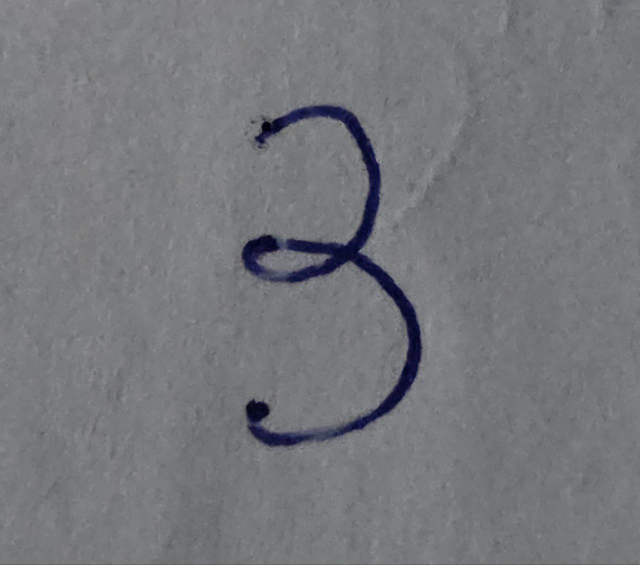
#> input picture 6/src/example/my_3.jpg, 1280 x 1130 px (shown at 1/2 size)
$ python -i preprocess.py   (imports and definitions only)
#> lines starting #> are read from the running program, lines starting #| are printed output that depends on the picture; after the words box and inside, x2 and y2 are one past the last pixel; in counts of white or black regions, pixels touching at a corner belong together
import cv2
import numpy as np
from scipy.ndimage import gaussian_filter1d
from iam_sentences_crnn.preprocess_dataset import target_height, target_width
import math
import torch
import matplotlib.pyplot as plt

def preprocess_image(path):
    image = cv2.imread(path)
    image = cv2.cvtColor(image, cv2.COLOR_RGB2GRAY)

    image = cv2.normalize(image, None, alpha=0, beta=255, norm_type=cv2.NORM_MINMAX)
    _ret, image = cv2.threshold(image, 0, 255, type=cv2.THRESH_BINARY | cv2.THRESH_OTSU)

    image = cv2.bitwise_not(image)

    return image

def rows_avg(image, sigma=10.0):
    avg = np.mean(image, axis=1, dtype=np.float32)
    avg_smoothed = gaussian_filter1d(avg, sigma=sigma)

    return avg_smoothed

def determine_avg_threshold(avg):
    avg_normalized = ((avg - avg.min()) / (avg.max() - avg.min()) * 255).astype(np.uint8)
    threshold, _ = cv2.threshold(avg_normalized, 0, 255, cv2.THRESH_BINARY + cv2.THRESH_OTSU)
    threshold_original = threshold / 255 * (avg.max() - avg.min()) + avg.min()

    adjusted_threshold = threshold_original * 0.15

    return adjusted_threshold

def group_continuous_regions(avg):
    threshold = determine_avg_threshold(avg)

    bool_mask = avg > threshold

    # Находим изменения состояний
    changes = np.diff(bool_mask.astype(int))
    change_indices = np.where(changes != 0)[0] + 1

    # Создаем сегменты
    segments = []
    start = 0

    for change_point in change_indices:
        segments.append((start, change_point, bool_mask[start]))
        start = change_point
    segments.append((start, len(avg), bool_mask[start]))

    # Группируем по типу
    bright_regions = [(s, e) for s, e, is_bright in segments if is_bright]
    dark_regions = [(s, e) for s, e, is_bright in segments if not is_bright]

    return bright_regions, dark_regions

def assemble_lines(dark_regions):
    num_darks = np.size(dark_regions, axis=0)

    lines = []
    for i in range(num_darks - 1):
        lines.append((dark_regions[i][0], dark_regions[i+1][1]))

    return lines

def line_to_image(image, line):
    return image[line[0]:line[1], :]

def trim_line_image(line_image):
    avg = np.mean(line_image, axis=1)
    mask = avg > 0.0

    res = line_image[mask, :]

    while np.sum(res[:,0]) == 0:
        res = np.delete(res,0,1)
    while np.sum(res[:,-1]) == 0:
        res = np.delete(res,-1,1)
    return res

def resize_line_image_for_model_input(image):
    rows, cols = image.shape
    factor = target_height / rows
    image = cv2.resize(image, None, fx=factor, fy=factor, interpolation=cv2.INTER_AREA)
    image = cv2.normalize(image, None, alpha=0, beta=255, norm_type=cv2.NORM_MINMAX)

    rows, cols = image.shape
    if cols > target_width:
        image = cv2.resize(image, (target_width, rows), interpolation=cv2.INTER_AREA)
        image = cv2.normalize(image, None, alpha=0, beta=255, norm_type=cv2.NORM_MINMAX)
    elif cols < target_width:
        colsPadding = int(math.ceil((target_width - cols) / 2.0)), int(math.floor((target_width - cols) / 2.0))
        image = np.pad(image, ((0, 0), colsPadding), 'constant')

    return image

def generate_model_input(image_path):
    image = preprocess_image(image_path)
#> in preprocess_image, image is the input picture: shape (1130, 1280, 3); mean B, G, R 122.6, 118.9, 118
#> in preprocess_image, `image = cv2.normalize(image, None, alpha=0, beta=255, norm_type=cv2.NO..`:
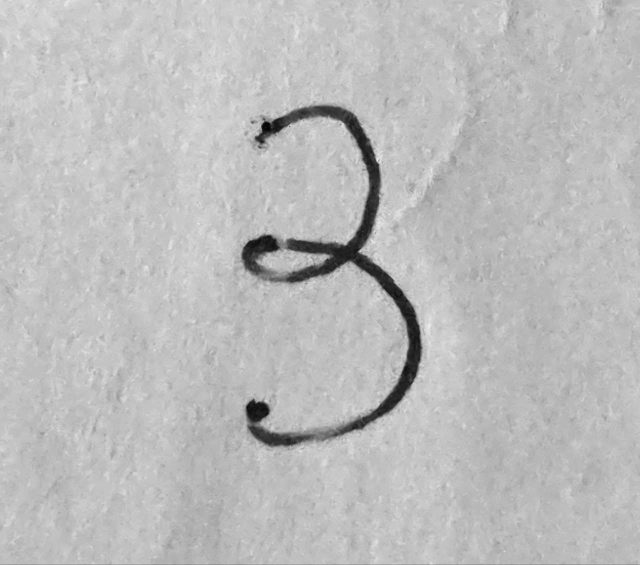
#> image: shape (1130, 1280) (shown at 1/2 size); min 0, max 255, mean 187.9
#> in preprocess_image, `_ret, image = cv2.threshold(image, 0, 255, type=cv2.THRESH_BINARY | cv..`:
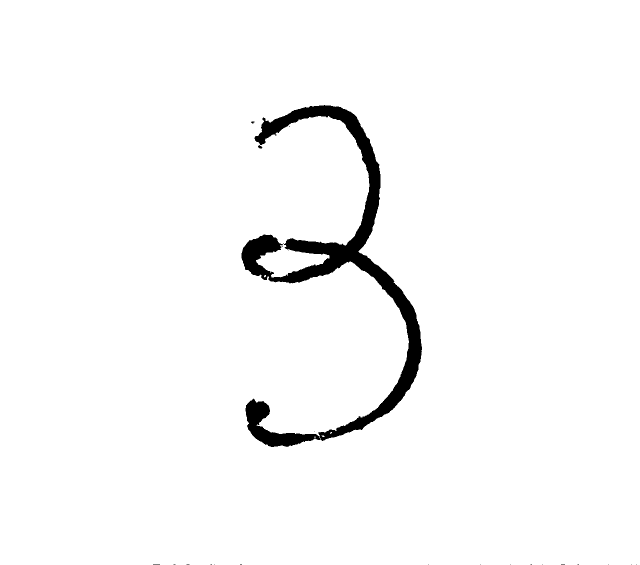
#> image: shape (1130, 1280) (shown at 1/2 size); 97.3% white; 22 black regions (20 under 20 px), largest, box (x1, y1, x2, y2) and area: (483, 210, 844, 894) 39355, (502, 243, 509, 247) 20
#> in preprocess_image, `image = cv2.bitwise_not(image)`:
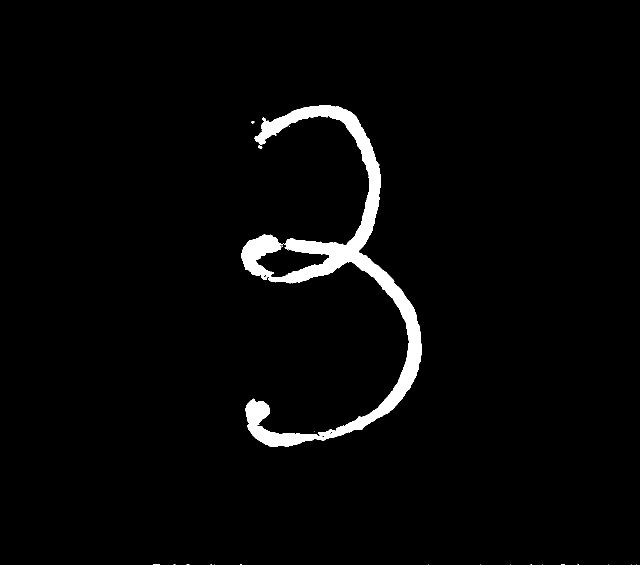
#> image: shape (1130, 1280) (shown at 1/2 size); 2.7% white; 22 white regions (20 under 20 px), largest, box (x1, y1, x2, y2) and area: (483, 210, 844, 894) 39355, (502, 243, 509, 247) 20
    avg = rows_avg(image)
#> in rows_avg, `avg = np.mean(image, axis=1, dtype=np.float32)`: avg = 1130 values, max 46.02 at index 494, min 0 at index 0, mean 6.95
#> in rows_avg, `avg_smoothed = gaussian_filter1d(avg, sigma=sigma)`: avg_smoothed = 1130 values, max 37.14 at index 495, min 0 at index 0, mean 6.95
#> avg has the same summary as avg_smoothed in rows_avg

    bright_regions, dark_regions = group_continuous_regions(avg)
#> in determine_avg_threshold, `avg_normalized = ((avg - avg.min()) / (avg.max() - avg.min()) * 255).a..`: avg_normalized = 1130 values, max 255 at index 495, min 0 at index 0, mean 47.39
#> in determine_avg_threshold, `threshold, _ = cv2.threshold(avg_normalized, 0, 255, cv2.THRESH_BINARY..`: threshold = 83
#> in determine_avg_threshold, `threshold_original = threshold / 255 * (avg.max() - avg.min()) + avg.m..`: threshold_original = 12.09
#> in determine_avg_threshold, `adjusted_threshold = threshold_original * 0.15`: adjusted_threshold = 1.81
#> in group_continuous_regions, `changes = np.diff(bool_mask.astype(int))`: changes = 1129 values, max 1 at index 199, min -1 at index 903, mean 0
#> in group_continuous_regions, `change_indices = np.where(changes != 0)[0] + 1`: change_indices = [200, 904]
#> the loop in group_continuous_regions, `for change_point in change_indices:` made 2 passes
#> (change_point, start) on passes 1 to 2: (200, 200), (904, 904)
#> after the loop in group_continuous_regions, `for change_point in change_indices:`: segments = [(0, 200, False), (200, 904, True)]
#> in group_continuous_regions, `bright_regions = [(s, e) for s, e, is_bright in segments if is_bright]`: bright_regions = [(200, 904)]
#> in group_continuous_regions, `dark_regions = [(s, e) for s, e, is_bright in segments if not is_bright]`: dark_regions = [(0, 200), (904, 1130)]
#> bright_regions = [(200, 904)]; dark_regions = [(0, 200), (904, 1130)]
    lines = assemble_lines(dark_regions)
#> in assemble_lines, `num_darks = np.size(dark_regions, axis=0)`: num_darks = 2
#> after the loop in assemble_lines, `for i in range(num_darks - 1):`: lines = [(0, 1130)]
#> lines = [(0, 1130)]

    def complete_line_transform(line):
        img = line_to_image(image, line)
        img = trim_line_image(img)
        img = resize_line_image_for_model_input(img)

        return img

    lines = np.array([complete_line_transform(line) for line in lines])
#> in trim_line_image, `res = line_image[mask, :]`: res: shape (685, 1280); 4.5% white; 22 white regions (20 under 20 px), largest, box (x1, y1, x2, y2) and area: (483, 0, 844, 684) 39355, (502, 33, 509, 37) 20
#> the loop in trim_line_image, `while np.sum(res[:,0]) == 0:` made 306 passes
#> pass 1, in trim_line_image, `res = np.delete(res,0,1)`:
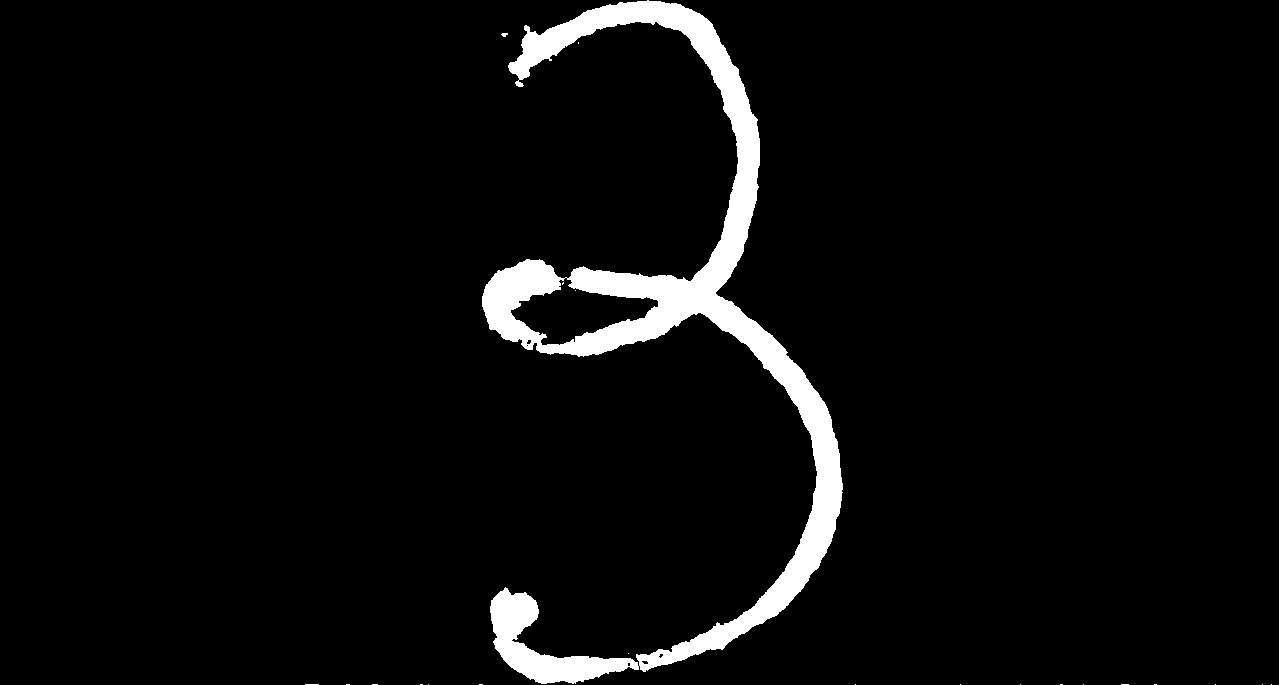
#> res: shape (685, 1279); 4.5% white; 22 white regions (20 under 20 px), largest, box (x1, y1, x2, y2) and area: (482, 0, 843, 684) 39355, (501, 33, 508, 37) 20
#> after the loop in trim_line_image, `while np.sum(res[:,0]) == 0:`:
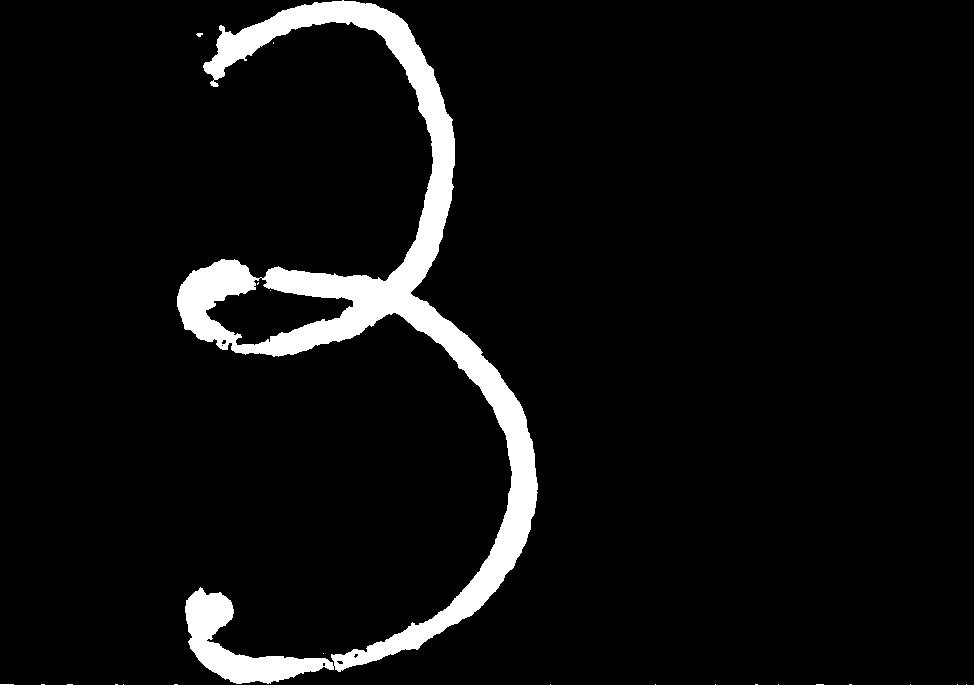
#> res: shape (685, 974); 5.9% white; 22 white regions (20 under 20 px), largest, box (x1, y1, x2, y2) and area: (177, 0, 538, 684) 39355, (196, 33, 203, 37) 20
#> the loop in trim_line_image, `while np.sum(res[:,-1]) == 0:` made 7 passes
#> after the loop in trim_line_image, `while np.sum(res[:,-1]) == 0:`:
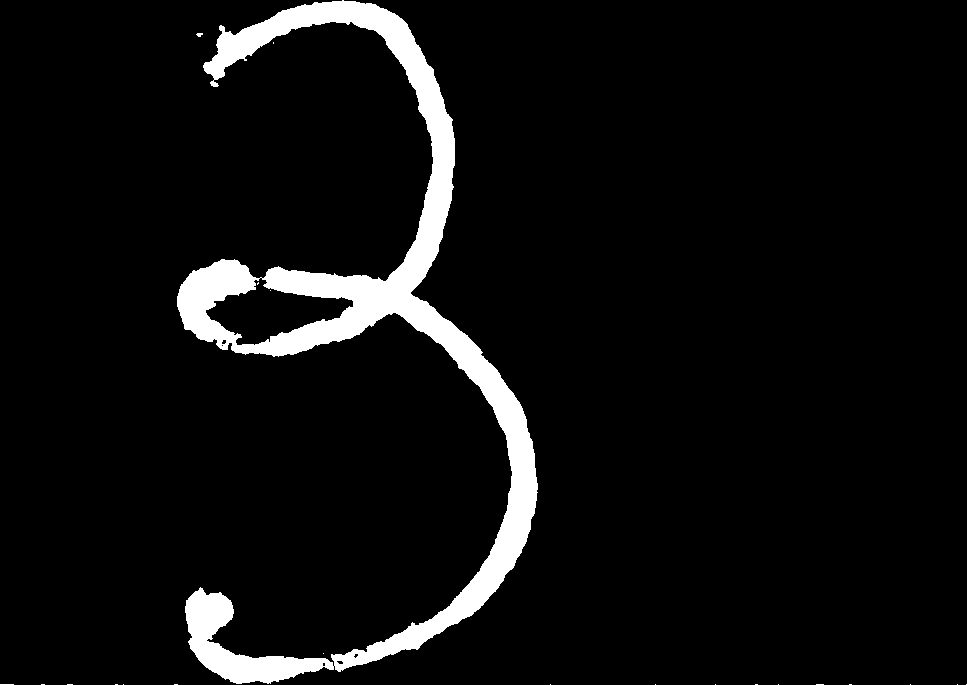
#> res: shape (685, 967); 6% white; 22 white regions (20 under 20 px), largest, box (x1, y1, x2, y2) and area: (177, 0, 538, 684) 39355, (196, 33, 203, 37) 20
#> in resize_line_image_for_model_input, `image = np.pad(image, ((0, 0), colsPadding), 'constant')`:
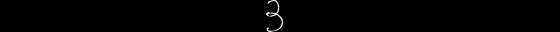
#> image: shape (32, 560); min 0, max 255, mean 1.2
    lines = np.array([np.array([line]) for line in lines])
#> (the run stopped early here; a loop or call above may not have finished)

$ run again, on 6/src/example/my_5.jpg
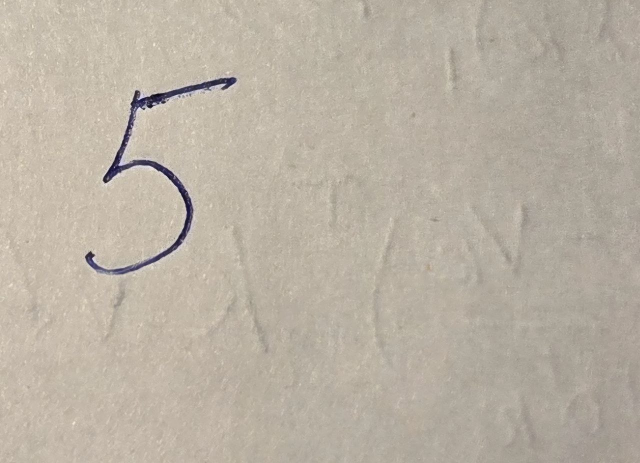
#> input picture 6/src/example/my_5.jpg, 1280 x 926 px (shown at 1/2 size)
#> in preprocess_image, image is the input picture: shape (926, 1280, 3); mean B, G, R 163.4, 176.8, 185.7
#> in preprocess_image, `image = cv2.bitwise_not(image)`:
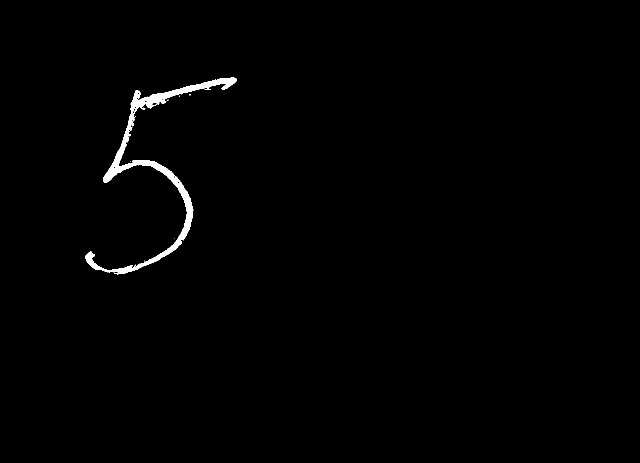
#> image: shape (926, 1280) (shown at 1/2 size); 0.84% white; 10 white regions (9 under 20 px), largest, box (x1, y1, x2, y2) and area: (170, 154, 473, 549) 9982
#> in rows_avg, `avg = np.mean(image, axis=1, dtype=np.float32)`: avg = 926 values, max 16.73 at index 329, min 0 at index 0, mean 2.15
#> avg_smoothed = 926 values, max 11.37 at index 188, min 0 at index 0, mean 2.15
#> in generate_model_input, `avg = rows_avg(image)`: avg has the same summary as avg_smoothed in rows_avg
#> avg_normalized = 926 values, max 255 at index 188, min 0 at index 0, mean 48.05
#> in determine_avg_threshold, `threshold, _ = cv2.threshold(avg_normalized, 0, 255, cv2.THRESH_BINARY..`: threshold = 100
#> threshold_original = 4.46
#> adjusted_threshold = 0.669
#> changes = 925 values, max 1 at index 141, min -1 at index 560, mean 0
#> change_indices = [142, 561]
#> the loop in group_continuous_regions, `for change_point in change_indices:` made 2 passes
#> (change_point, start) on passes 1 to 2: (142, 142), (561, 561)
#> after the loop in group_continuous_regions, `for change_point in change_indices:`: segments = [(0, 142, False), (142, 561, True)]
#> in group_continuous_regions, `bright_regions = [(s, e) for s, e, is_bright in segments if is_bright]`: bright_regions = [(142, 561)]
#> in group_continuous_regions, `dark_regions = [(s, e) for s, e, is_bright in segments if not is_bright]`: dark_regions = [(0, 142), (561, 926)]
#> in generate_model_input, `bright_regions, dark_regions = group_continuous_regions(avg)`: bright_regions = [(142, 561)]; dark_regions = [(0, 142), (561, 926)]
#> num_darks = 2
#> after the loop in assemble_lines, `for i in range(num_darks - 1):`: lines = [(0, 926)]
#> in resize_line_image_for_model_input, `image = np.pad(image, ((0, 0), colsPadding), 'constant')`:
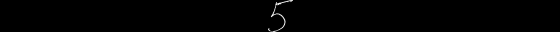
#> image: shape (32, 560); min 0, max 255, mean 0.9
